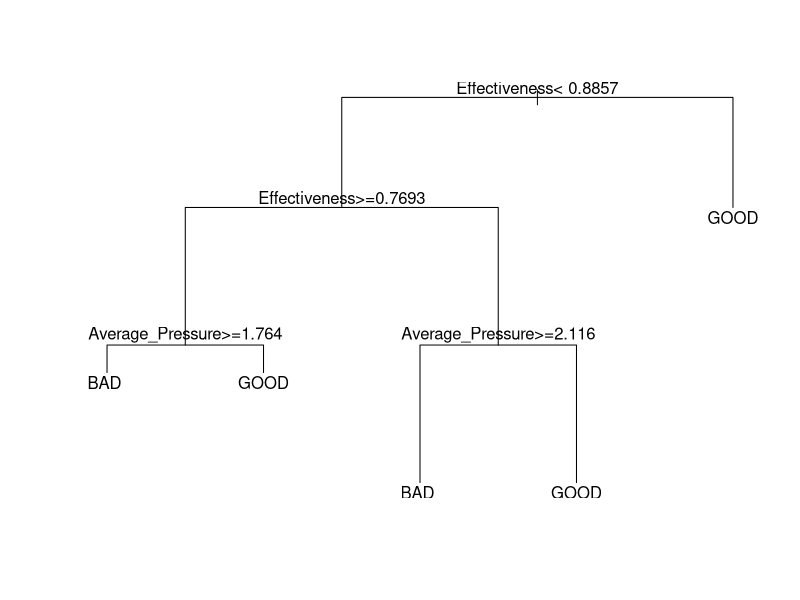

R code for this plot:
library(readxl)
data = read_excel("decision_analysis.xlsx")
data$Won_Game = as.factor(data$Won_Game)
data$Type = as.factor(data$Type)
data$Classification = as.factor(data$Classification)

library(rpart)
set.seed(26909502)
train.row = sample(1:nrow(data), 0.8*nrow(data))
train = data[train.row, ]
test = data[-train.row, ]

tree.decisions = rpart(Classification ~ Quarter + Effectiveness + Average_Pressure, train)
tree.decisions
plot(tree.decisions)
text(tree.decisions, pretty=0)

tree.decisions$variable.importance


